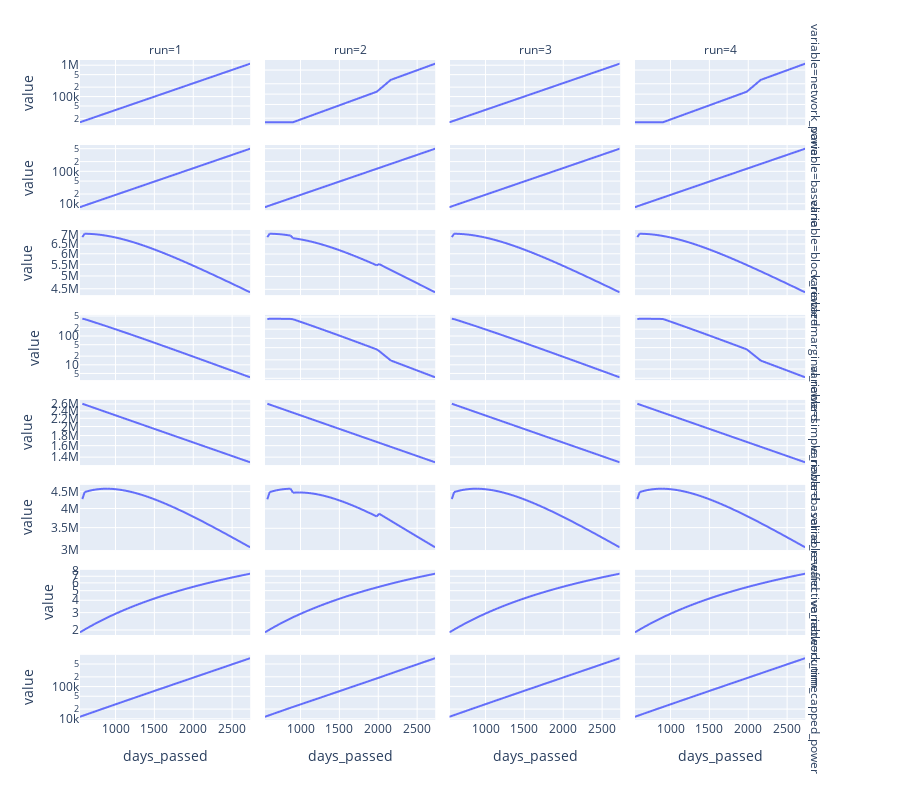

Source (notebook cell):
### Code cell
id_vars = ['days_passed', 'subset', 'run']
variables = ['network_power', 'baseline', 'block_reward',
 'marginal_reward', 'simple_reward', 
 'baseline_reward', 'effective_network_time',
 'cumm_capped_power']
fig_df = df.reset_index().melt(id_vars=id_vars,
                               value_vars=variables)

fig = px.line(fig_df,
              x='days_passed',
              y='value',
              facet_col='run',
              facet_row='variable',
              height=800,
              log_y=True)
fig.update_yaxes(matches=None)
fig.show()
